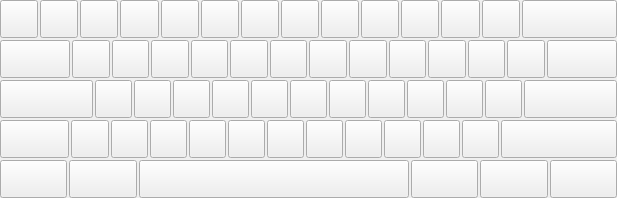
<?xml version="1.0" encoding="UTF-8"?>
<ui version="4.0">
 <class>KeyboardPolski</class>
 <widget class="QWidget" name="KeyboardPolski">
  <property name="geometry">
   <rect>
    <x>0</x>
    <y>0</y>
    <width>617</width>
    <height>198</height>
   </rect>
  </property>
  <property name="windowTitle">
   <string>Form</string>
  </property>
  <layout class="QVBoxLayout" name="verticalLayout">
   <property name="spacing">
    <number>2</number>
   </property>
   <property name="leftMargin">
    <number>0</number>
   </property>
   <property name="topMargin">
    <number>0</number>
   </property>
   <property name="rightMargin">
    <number>0</number>
   </property>
   <property name="bottomMargin">
    <number>0</number>
   </property>
   <item>
    <layout class="QHBoxLayout" name="horizontalLayout">
     <property name="spacing">
      <number>2</number>
     </property>
     <item>
      <widget class="KeyButton" name="toolButton_QuoteLeft">
       <property name="sizePolicy">
        <sizepolicy hsizetype="Ignored" vsizetype="Ignored">
         <horstretch>8</horstretch>
         <verstretch>1</verstretch>
        </sizepolicy>
       </property>
       <property name="text">
        <string/>
       </property>
      </widget>
     </item>
     <item>
      <widget class="KeyButton" name="toolButton_1">
       <property name="sizePolicy">
        <sizepolicy hsizetype="Ignored" vsizetype="Ignored">
         <horstretch>8</horstretch>
         <verstretch>1</verstretch>
        </sizepolicy>
       </property>
       <property name="text">
        <string/>
       </property>
      </widget>
     </item>
     <item>
      <widget class="KeyButton" name="toolButton_2">
       <property name="sizePolicy">
        <sizepolicy hsizetype="Ignored" vsizetype="Ignored">
         <horstretch>8</horstretch>
         <verstretch>1</verstretch>
        </sizepolicy>
       </property>
       <property name="text">
        <string/>
       </property>
      </widget>
     </item>
     <item>
      <widget class="KeyButton" name="toolButton_3">
       <property name="sizePolicy">
        <sizepolicy hsizetype="Ignored" vsizetype="Ignored">
         <horstretch>8</horstretch>
         <verstretch>1</verstretch>
        </sizepolicy>
       </property>
       <property name="text">
        <string/>
       </property>
      </widget>
     </item>
     <item>
      <widget class="KeyButton" name="toolButton_4">
       <property name="sizePolicy">
        <sizepolicy hsizetype="Ignored" vsizetype="Ignored">
         <horstretch>8</horstretch>
         <verstretch>1</verstretch>
        </sizepolicy>
       </property>
       <property name="text">
        <string/>
       </property>
      </widget>
     </item>
     <item>
      <widget class="KeyButton" name="toolButton_5">
       <property name="sizePolicy">
        <sizepolicy hsizetype="Ignored" vsizetype="Ignored">
         <horstretch>8</horstretch>
         <verstretch>1</verstretch>
        </sizepolicy>
       </property>
       <property name="text">
        <string/>
       </property>
      </widget>
     </item>
     <item>
      <widget class="KeyButton" name="toolButton_6">
       <property name="sizePolicy">
        <sizepolicy hsizetype="Ignored" vsizetype="Ignored">
         <horstretch>8</horstretch>
         <verstretch>1</verstretch>
        </sizepolicy>
       </property>
       <property name="text">
        <string/>
       </property>
      </widget>
     </item>
     <item>
      <widget class="KeyButton" name="toolButton_7">
       <property name="sizePolicy">
        <sizepolicy hsizetype="Ignored" vsizetype="Ignored">
         <horstretch>8</horstretch>
         <verstretch>1</verstretch>
        </sizepolicy>
       </property>
       <property name="text">
        <string/>
       </property>
      </widget>
     </item>
     <item>
      <widget class="KeyButton" name="toolButton_8">
       <property name="sizePolicy">
        <sizepolicy hsizetype="Ignored" vsizetype="Ignored">
         <horstretch>8</horstretch>
         <verstretch>1</verstretch>
        </sizepolicy>
       </property>
       <property name="text">
        <string/>
       </property>
      </widget>
     </item>
     <item>
      <widget class="KeyButton" name="toolButton_9">
       <property name="sizePolicy">
        <sizepolicy hsizetype="Ignored" vsizetype="Ignored">
         <horstretch>8</horstretch>
         <verstretch>1</verstretch>
        </sizepolicy>
       </property>
       <property name="text">
        <string/>
       </property>
      </widget>
     </item>
     <item>
      <widget class="KeyButton" name="toolButton_0">
       <property name="sizePolicy">
        <sizepolicy hsizetype="Ignored" vsizetype="Ignored">
         <horstretch>8</horstretch>
         <verstretch>1</verstretch>
        </sizepolicy>
       </property>
       <property name="text">
        <string/>
       </property>
      </widget>
     </item>
     <item>
      <widget class="KeyButton" name="toolButton_Minus">
       <property name="sizePolicy">
        <sizepolicy hsizetype="Ignored" vsizetype="Ignored">
         <horstretch>8</horstretch>
         <verstretch>1</verstretch>
        </sizepolicy>
       </property>
       <property name="text">
        <string/>
       </property>
      </widget>
     </item>
     <item>
      <widget class="KeyButton" name="toolButton_Equal">
       <property name="sizePolicy">
        <sizepolicy hsizetype="Ignored" vsizetype="Ignored">
         <horstretch>8</horstretch>
         <verstretch>1</verstretch>
        </sizepolicy>
       </property>
       <property name="text">
        <string/>
       </property>
      </widget>
     </item>
     <item>
      <widget class="KeyButton" name="toolButton_Backspace">
       <property name="sizePolicy">
        <sizepolicy hsizetype="Ignored" vsizetype="Ignored">
         <horstretch>20</horstretch>
         <verstretch>1</verstretch>
        </sizepolicy>
       </property>
       <property name="text">
        <string/>
       </property>
      </widget>
     </item>
    </layout>
   </item>
   <item>
    <layout class="QHBoxLayout" name="horizontalLayout_2">
     <property name="spacing">
      <number>2</number>
     </property>
     <item>
      <widget class="KeyButton" name="toolButton_Tab">
       <property name="sizePolicy">
        <sizepolicy hsizetype="Ignored" vsizetype="Ignored">
         <horstretch>15</horstretch>
         <verstretch>1</verstretch>
        </sizepolicy>
       </property>
       <property name="text">
        <string/>
       </property>
      </widget>
     </item>
     <item>
      <widget class="KeyButton" name="toolButton_Q">
       <property name="sizePolicy">
        <sizepolicy hsizetype="Ignored" vsizetype="Ignored">
         <horstretch>8</horstretch>
         <verstretch>1</verstretch>
        </sizepolicy>
       </property>
       <property name="text">
        <string/>
       </property>
      </widget>
     </item>
     <item>
      <widget class="KeyButton" name="toolButton_W">
       <property name="sizePolicy">
        <sizepolicy hsizetype="Ignored" vsizetype="Ignored">
         <horstretch>8</horstretch>
         <verstretch>1</verstretch>
        </sizepolicy>
       </property>
       <property name="text">
        <string/>
       </property>
      </widget>
     </item>
     <item>
      <widget class="KeyButton" name="toolButton_E">
       <property name="sizePolicy">
        <sizepolicy hsizetype="Ignored" vsizetype="Ignored">
         <horstretch>8</horstretch>
         <verstretch>1</verstretch>
        </sizepolicy>
       </property>
       <property name="text">
        <string/>
       </property>
      </widget>
     </item>
     <item>
      <widget class="KeyButton" name="toolButton_R">
       <property name="sizePolicy">
        <sizepolicy hsizetype="Ignored" vsizetype="Ignored">
         <horstretch>8</horstretch>
         <verstretch>1</verstretch>
        </sizepolicy>
       </property>
       <property name="text">
        <string/>
       </property>
      </widget>
     </item>
     <item>
      <widget class="KeyButton" name="toolButton_T">
       <property name="sizePolicy">
        <sizepolicy hsizetype="Ignored" vsizetype="Ignored">
         <horstretch>8</horstretch>
         <verstretch>1</verstretch>
        </sizepolicy>
       </property>
       <property name="text">
        <string/>
       </property>
      </widget>
     </item>
     <item>
      <widget class="KeyButton" name="toolButton_Y">
       <property name="sizePolicy">
        <sizepolicy hsizetype="Ignored" vsizetype="Ignored">
         <horstretch>8</horstretch>
         <verstretch>1</verstretch>
        </sizepolicy>
       </property>
       <property name="text">
        <string/>
       </property>
      </widget>
     </item>
     <item>
      <widget class="KeyButton" name="toolButton_U">
       <property name="sizePolicy">
        <sizepolicy hsizetype="Ignored" vsizetype="Ignored">
         <horstretch>8</horstretch>
         <verstretch>1</verstretch>
        </sizepolicy>
       </property>
       <property name="text">
        <string/>
       </property>
      </widget>
     </item>
     <item>
      <widget class="KeyButton" name="toolButton_I">
       <property name="sizePolicy">
        <sizepolicy hsizetype="Ignored" vsizetype="Ignored">
         <horstretch>8</horstretch>
         <verstretch>1</verstretch>
        </sizepolicy>
       </property>
       <property name="text">
        <string/>
       </property>
      </widget>
     </item>
     <item>
      <widget class="KeyButton" name="toolButton_O">
       <property name="sizePolicy">
        <sizepolicy hsizetype="Ignored" vsizetype="Ignored">
         <horstretch>8</horstretch>
         <verstretch>1</verstretch>
        </sizepolicy>
       </property>
       <property name="text">
        <string/>
       </property>
      </widget>
     </item>
     <item>
      <widget class="KeyButton" name="toolButton_P">
       <property name="sizePolicy">
        <sizepolicy hsizetype="Ignored" vsizetype="Ignored">
         <horstretch>8</horstretch>
         <verstretch>1</verstretch>
        </sizepolicy>
       </property>
       <property name="text">
        <string/>
       </property>
      </widget>
     </item>
     <item>
      <widget class="KeyButton" name="toolButton_BracketLeft">
       <property name="sizePolicy">
        <sizepolicy hsizetype="Ignored" vsizetype="Ignored">
         <horstretch>8</horstretch>
         <verstretch>1</verstretch>
        </sizepolicy>
       </property>
       <property name="text">
        <string/>
       </property>
      </widget>
     </item>
     <item>
      <widget class="KeyButton" name="toolButton_BracketRight">
       <property name="sizePolicy">
        <sizepolicy hsizetype="Ignored" vsizetype="Ignored">
         <horstretch>8</horstretch>
         <verstretch>1</verstretch>
        </sizepolicy>
       </property>
       <property name="text">
        <string/>
       </property>
      </widget>
     </item>
     <item>
      <widget class="KeyButton" name="toolButton_Backslash">
       <property name="sizePolicy">
        <sizepolicy hsizetype="Ignored" vsizetype="Ignored">
         <horstretch>15</horstretch>
         <verstretch>1</verstretch>
        </sizepolicy>
       </property>
       <property name="text">
        <string/>
       </property>
      </widget>
     </item>
    </layout>
   </item>
   <item>
    <layout class="QHBoxLayout" name="horizontalLayout_3">
     <property name="spacing">
      <number>2</number>
     </property>
     <item>
      <widget class="KeyButton" name="toolButton_CapsLock">
       <property name="sizePolicy">
        <sizepolicy hsizetype="Ignored" vsizetype="Ignored">
         <horstretch>20</horstretch>
         <verstretch>1</verstretch>
        </sizepolicy>
       </property>
       <property name="text">
        <string/>
       </property>
      </widget>
     </item>
     <item>
      <widget class="KeyButton" name="toolButton_A">
       <property name="sizePolicy">
        <sizepolicy hsizetype="Ignored" vsizetype="Ignored">
         <horstretch>8</horstretch>
         <verstretch>1</verstretch>
        </sizepolicy>
       </property>
       <property name="text">
        <string/>
       </property>
      </widget>
     </item>
     <item>
      <widget class="KeyButton" name="toolButton_S">
       <property name="sizePolicy">
        <sizepolicy hsizetype="Ignored" vsizetype="Ignored">
         <horstretch>8</horstretch>
         <verstretch>1</verstretch>
        </sizepolicy>
       </property>
       <property name="text">
        <string/>
       </property>
      </widget>
     </item>
     <item>
      <widget class="KeyButton" name="toolButton_D">
       <property name="sizePolicy">
        <sizepolicy hsizetype="Ignored" vsizetype="Ignored">
         <horstretch>8</horstretch>
         <verstretch>1</verstretch>
        </sizepolicy>
       </property>
       <property name="text">
        <string/>
       </property>
      </widget>
     </item>
     <item>
      <widget class="KeyButton" name="toolButton_F">
       <property name="sizePolicy">
        <sizepolicy hsizetype="Ignored" vsizetype="Ignored">
         <horstretch>8</horstretch>
         <verstretch>1</verstretch>
        </sizepolicy>
       </property>
       <property name="text">
        <string/>
       </property>
      </widget>
     </item>
     <item>
      <widget class="KeyButton" name="toolButton_G">
       <property name="sizePolicy">
        <sizepolicy hsizetype="Ignored" vsizetype="Ignored">
         <horstretch>8</horstretch>
         <verstretch>1</verstretch>
        </sizepolicy>
       </property>
       <property name="text">
        <string/>
       </property>
      </widget>
     </item>
     <item>
      <widget class="KeyButton" name="toolButton_H">
       <property name="sizePolicy">
        <sizepolicy hsizetype="Ignored" vsizetype="Ignored">
         <horstretch>8</horstretch>
         <verstretch>1</verstretch>
        </sizepolicy>
       </property>
       <property name="text">
        <string/>
       </property>
      </widget>
     </item>
     <item>
      <widget class="KeyButton" name="toolButton_J">
       <property name="sizePolicy">
        <sizepolicy hsizetype="Ignored" vsizetype="Ignored">
         <horstretch>8</horstretch>
         <verstretch>1</verstretch>
        </sizepolicy>
       </property>
       <property name="text">
        <string/>
       </property>
      </widget>
     </item>
     <item>
      <widget class="KeyButton" name="toolButton_K">
       <property name="sizePolicy">
        <sizepolicy hsizetype="Ignored" vsizetype="Ignored">
         <horstretch>8</horstretch>
         <verstretch>1</verstretch>
        </sizepolicy>
       </property>
       <property name="text">
        <string/>
       </property>
      </widget>
     </item>
     <item>
      <widget class="KeyButton" name="toolButton_L">
       <property name="sizePolicy">
        <sizepolicy hsizetype="Ignored" vsizetype="Ignored">
         <horstretch>8</horstretch>
         <verstretch>1</verstretch>
        </sizepolicy>
       </property>
       <property name="text">
        <string/>
       </property>
      </widget>
     </item>
     <item>
      <widget class="KeyButton" name="toolButton_Semicolon">
       <property name="sizePolicy">
        <sizepolicy hsizetype="Ignored" vsizetype="Ignored">
         <horstretch>8</horstretch>
         <verstretch>1</verstretch>
        </sizepolicy>
       </property>
       <property name="text">
        <string/>
       </property>
      </widget>
     </item>
     <item>
      <widget class="KeyButton" name="toolButton_Apostrophe">
       <property name="sizePolicy">
        <sizepolicy hsizetype="Ignored" vsizetype="Ignored">
         <horstretch>8</horstretch>
         <verstretch>1</verstretch>
        </sizepolicy>
       </property>
       <property name="text">
        <string/>
       </property>
      </widget>
     </item>
     <item>
      <widget class="KeyButton" name="toolButton_Return">
       <property name="sizePolicy">
        <sizepolicy hsizetype="Ignored" vsizetype="Ignored">
         <horstretch>20</horstretch>
         <verstretch>1</verstretch>
        </sizepolicy>
       </property>
       <property name="text">
        <string/>
       </property>
      </widget>
     </item>
    </layout>
   </item>
   <item>
    <layout class="QHBoxLayout" name="horizontalLayout_4">
     <property name="spacing">
      <number>2</number>
     </property>
     <item>
      <widget class="KeyButton" name="toolButton_Shift">
       <property name="sizePolicy">
        <sizepolicy hsizetype="Ignored" vsizetype="Ignored">
         <horstretch>15</horstretch>
         <verstretch>1</verstretch>
        </sizepolicy>
       </property>
       <property name="text">
        <string/>
       </property>
      </widget>
     </item>
     <item>
      <widget class="KeyButton" name="toolButton_Extra1">
       <property name="sizePolicy">
        <sizepolicy hsizetype="Ignored" vsizetype="Ignored">
         <horstretch>8</horstretch>
         <verstretch>1</verstretch>
        </sizepolicy>
       </property>
       <property name="text">
        <string/>
       </property>
      </widget>
     </item>
     <item>
      <widget class="KeyButton" name="toolButton_Z">
       <property name="sizePolicy">
        <sizepolicy hsizetype="Ignored" vsizetype="Ignored">
         <horstretch>8</horstretch>
         <verstretch>1</verstretch>
        </sizepolicy>
       </property>
       <property name="text">
        <string/>
       </property>
      </widget>
     </item>
     <item>
      <widget class="KeyButton" name="toolButton_X">
       <property name="sizePolicy">
        <sizepolicy hsizetype="Ignored" vsizetype="Ignored">
         <horstretch>8</horstretch>
         <verstretch>1</verstretch>
        </sizepolicy>
       </property>
       <property name="text">
        <string/>
       </property>
      </widget>
     </item>
     <item>
      <widget class="KeyButton" name="toolButton_C">
       <property name="sizePolicy">
        <sizepolicy hsizetype="Ignored" vsizetype="Ignored">
         <horstretch>8</horstretch>
         <verstretch>1</verstretch>
        </sizepolicy>
       </property>
       <property name="text">
        <string/>
       </property>
      </widget>
     </item>
     <item>
      <widget class="KeyButton" name="toolButton_V">
       <property name="sizePolicy">
        <sizepolicy hsizetype="Ignored" vsizetype="Ignored">
         <horstretch>8</horstretch>
         <verstretch>1</verstretch>
        </sizepolicy>
       </property>
       <property name="text">
        <string/>
       </property>
      </widget>
     </item>
     <item>
      <widget class="KeyButton" name="toolButton_B">
       <property name="sizePolicy">
        <sizepolicy hsizetype="Ignored" vsizetype="Ignored">
         <horstretch>8</horstretch>
         <verstretch>1</verstretch>
        </sizepolicy>
       </property>
       <property name="text">
        <string/>
       </property>
      </widget>
     </item>
     <item>
      <widget class="KeyButton" name="toolButton_N">
       <property name="sizePolicy">
        <sizepolicy hsizetype="Ignored" vsizetype="Ignored">
         <horstretch>8</horstretch>
         <verstretch>1</verstretch>
        </sizepolicy>
       </property>
       <property name="text">
        <string/>
       </property>
      </widget>
     </item>
     <item>
      <widget class="KeyButton" name="toolButton_M">
       <property name="sizePolicy">
        <sizepolicy hsizetype="Ignored" vsizetype="Ignored">
         <horstretch>8</horstretch>
         <verstretch>1</verstretch>
        </sizepolicy>
       </property>
       <property name="text">
        <string/>
       </property>
      </widget>
     </item>
     <item>
      <widget class="KeyButton" name="toolButton_Comma">
       <property name="sizePolicy">
        <sizepolicy hsizetype="Ignored" vsizetype="Ignored">
         <horstretch>8</horstretch>
         <verstretch>1</verstretch>
        </sizepolicy>
       </property>
       <property name="text">
        <string/>
       </property>
      </widget>
     </item>
     <item>
      <widget class="KeyButton" name="toolButton_Period">
       <property name="sizePolicy">
        <sizepolicy hsizetype="Ignored" vsizetype="Ignored">
         <horstretch>8</horstretch>
         <verstretch>1</verstretch>
        </sizepolicy>
       </property>
       <property name="text">
        <string/>
       </property>
      </widget>
     </item>
     <item>
      <widget class="KeyButton" name="toolButton_Slash">
       <property name="sizePolicy">
        <sizepolicy hsizetype="Ignored" vsizetype="Ignored">
         <horstretch>8</horstretch>
         <verstretch>1</verstretch>
        </sizepolicy>
       </property>
       <property name="text">
        <string/>
       </property>
      </widget>
     </item>
     <item>
      <widget class="KeyButton" name="toolButton_Shift2">
       <property name="sizePolicy">
        <sizepolicy hsizetype="Ignored" vsizetype="Ignored">
         <horstretch>25</horstretch>
         <verstretch>1</verstretch>
        </sizepolicy>
       </property>
       <property name="text">
        <string/>
       </property>
      </widget>
     </item>
    </layout>
   </item>
   <item>
    <layout class="QHBoxLayout" name="horizontalLayout_5">
     <property name="spacing">
      <number>2</number>
     </property>
     <item>
      <widget class="KeyButton" name="toolButton_Control">
       <property name="sizePolicy">
        <sizepolicy hsizetype="Ignored" vsizetype="Ignored">
         <horstretch>15</horstretch>
         <verstretch>1</verstretch>
        </sizepolicy>
       </property>
       <property name="text">
        <string/>
       </property>
      </widget>
     </item>
     <item>
      <widget class="KeyButton" name="toolButton_Alt">
       <property name="sizePolicy">
        <sizepolicy hsizetype="Ignored" vsizetype="Ignored">
         <horstretch>15</horstretch>
         <verstretch>1</verstretch>
        </sizepolicy>
       </property>
       <property name="text">
        <string/>
       </property>
      </widget>
     </item>
     <item>
      <widget class="KeyButton" name="toolButton_Space">
       <property name="sizePolicy">
        <sizepolicy hsizetype="Ignored" vsizetype="Ignored">
         <horstretch>60</horstretch>
         <verstretch>1</verstretch>
        </sizepolicy>
       </property>
       <property name="text">
        <string/>
       </property>
      </widget>
     </item>
     <item>
      <widget class="KeyButton" name="toolButton_AltGr">
       <property name="sizePolicy">
        <sizepolicy hsizetype="Ignored" vsizetype="Ignored">
         <horstretch>15</horstretch>
         <verstretch>1</verstretch>
        </sizepolicy>
       </property>
       <property name="text">
        <string/>
       </property>
      </widget>
     </item>
     <item>
      <widget class="KeyButton" name="toolButton_Esc">
       <property name="sizePolicy">
        <sizepolicy hsizetype="Ignored" vsizetype="Ignored">
         <horstretch>15</horstretch>
         <verstretch>1</verstretch>
        </sizepolicy>
       </property>
       <property name="text">
        <string/>
       </property>
      </widget>
     </item>
     <item>
      <widget class="KeyButton" name="toolButton_Close">
       <property name="sizePolicy">
        <sizepolicy hsizetype="Ignored" vsizetype="Ignored">
         <horstretch>15</horstretch>
         <verstretch>1</verstretch>
        </sizepolicy>
       </property>
       <property name="text">
        <string/>
       </property>
      </widget>
     </item>
    </layout>
   </item>
  </layout>
 </widget>
 <customwidgets>
  <customwidget>
   <class>KeyButton</class>
   <extends>QToolButton</extends>
   <header>KeyButton.h</header>
  </customwidget>
 </customwidgets>
 <resources/>
 <connections/>
</ui>
